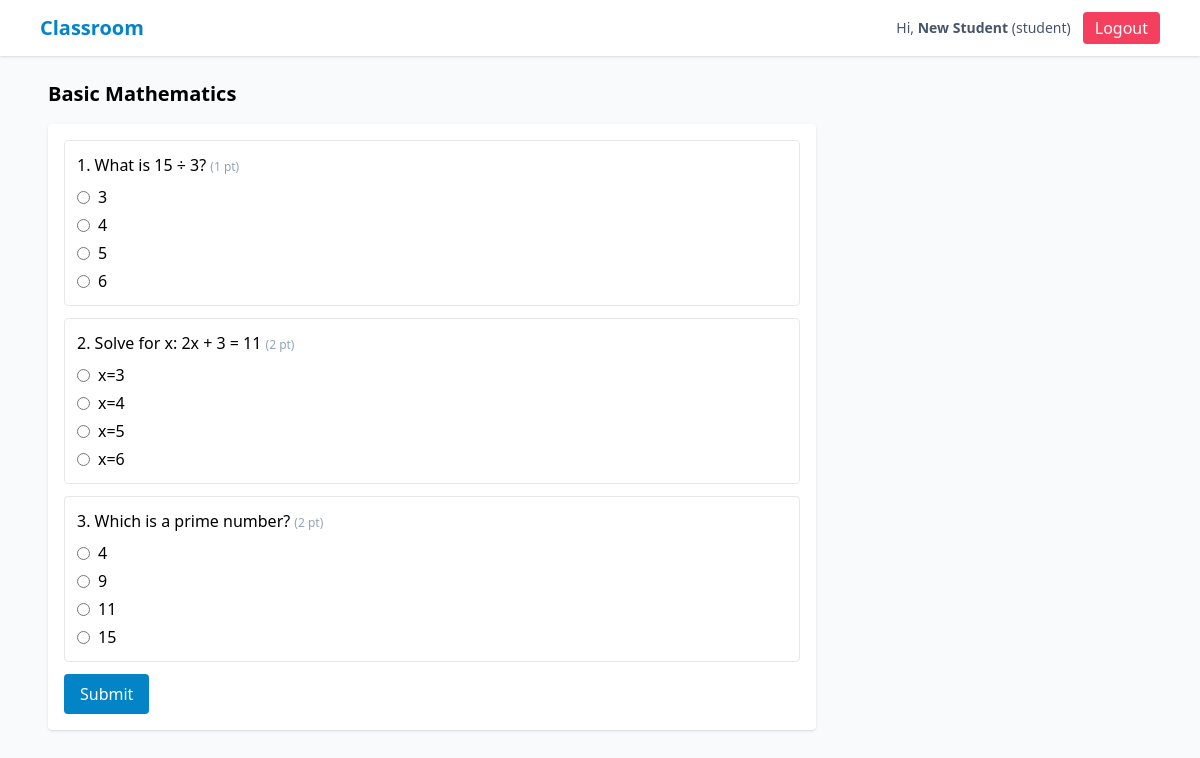
The page /quiz/2/take (signed in) on the database its author committed.
### tables this page shows
CREATE TABLE users (
      id INTEGER PRIMARY KEY AUTOINCREMENT,
      name TEXT NOT NULL,
      email TEXT UNIQUE NOT NULL,
      password_hash TEXT NOT NULL,
      role TEXT NOT NULL CHECK(role IN ('admin','tutor','student')),
      created_at TEXT NOT NULL
    );

CREATE TABLE quizzes (
      id INTEGER PRIMARY KEY AUTOINCREMENT,
      class_id INTEGER NOT NULL,
      title TEXT NOT NULL,
      description TEXT,
      created_by INTEGER NOT NULL,
      created_at TEXT NOT NULL,
      FOREIGN KEY(class_id) REFERENCES classes(id) ON DELETE CASCADE,
      FOREIGN KEY(created_by) REFERENCES users(id) ON DELETE SET NULL
    );

CREATE TABLE questions (
      id INTEGER PRIMARY KEY AUTOINCREMENT,
      quiz_id INTEGER NOT NULL,
      question_text TEXT NOT NULL,
      choices TEXT NOT NULL, -- JSON array
      answer_index INTEGER NOT NULL,
      points INTEGER NOT NULL DEFAULT 1,
      FOREIGN KEY(quiz_id) REFERENCES quizzes(id) ON DELETE CASCADE
    );

### app.py (the view, shortened to what this page needs)
@app.route("/quiz/<int:quiz_id>/take", methods=["GET","POST"])
@login_required
def take_quiz(quiz_id):
    if current_user.role != "student": flash("Forbidden","danger"); return redirect(url_for("index"))
    data = DB.get_quiz(quiz_id)
    if not data: flash("Quiz not found", "danger"); return redirect(url_for("student_dashboard"))
    quiz = data["quiz"]; questions = data["questions"]
    qlist = []
    for q in questions:
        qlist.append({
            "id": q["id"],
            "text": q["question_text"],
            "choices": json.loads(q["choices"]),
            "points": q["points"]
        })
    return render_template("quiz_take.html", quiz=quiz, questions=qlist)

### app.py (called while the page is built)
@login_manager.user_loader
def load_user(user_id):
    row = DB.get_user_by_id(int(user_id))
    if row:
        return User(row)
    return None

### db.py (called while the page is built)
def get_connection():
    conn = sqlite3.connect(DB_PATH, timeout=5, detect_types=sqlite3.PARSE_DECLTYPES, check_same_thread=False)
    conn.row_factory = sqlite3.Row
    conn.execute("PRAGMA foreign_keys = ON;")
    return conn

def get_user_by_id(uid: int) -> Optional[sqlite3.Row]:
    conn = get_connection()
    cur = conn.cursor()
    cur.execute("SELECT * FROM users WHERE id = ?", (uid,))
    r = cur.fetchone()
    conn.close()
    return r

def get_quiz(quiz_id: int):
    conn = get_connection()
    cur = conn.cursor()
    cur.execute("SELECT * FROM quizzes WHERE id = ?", (quiz_id,))
    quiz = cur.fetchone()
    if not quiz:
        conn.close()
        return None
    cur.execute("SELECT * FROM questions WHERE quiz_id = ?", (quiz_id,))
    questions = cur.fetchall()
    conn.close()
    return {"quiz": quiz, "questions": questions}

### templates/quiz_take.html
{% extends "base.html" %}
{% block content %}
<h2 class="text-xl font-semibold mb-4">{{ quiz.title }}</h2>
<form method="post" class="bg-white p-4 rounded shadow max-w-3xl">
  {% for q in questions %}
    <div class="mb-3 border p-3 rounded">
      <div class="font-medium">{{ loop.index }}. {{ q.text }} <span class="text-xs text-slate-400">({{ q.points }} pt)</span></div>
      <div class="mt-2 space-y-1">
        {% for choice in q.choices %}
          <label class="flex items-center gap-2">
            <input type="radio" name="q_{{ q.id }}" value="{{ loop.index0 }}"/>
            <span>{{ choice }}</span>
          </label>
        {% endfor %}
      </div>
    </div>
  {% endfor %}
  <button class="px-4 py-2 bg-sky-600 text-white rounded">Submit</button>
</form>
{% endblock %}

### templates/base.html (shortened to what this page needs)
<!doctype html>
<html lang="en">
<head>
  <script src="https://cdn.tailwindcss.com"></script>
</head>
<body class="bg-slate-50 min-h-screen">
  <nav class="bg-white shadow">
    <div class="max-w-6xl mx-auto px-4 py-3 flex justify-between items-center">
      <a class="text-xl font-semibold text-sky-600" href="{{ url_for('index') }}">Classroom</a>
      <div class="flex items-center gap-3">
        {% if current_user.is_authenticated %}
          <span class="text-sm text-slate-600">Hi, <strong>{{ current_user.name }}</strong> ({{ current_user.role }})</span>
          <a class="px-3 py-1 bg-rose-500 text-white rounded" href="{{ url_for('logout') }}">Logout</a>
        {% else %}
          <a class="px-3 py-1 bg-sky-600 text-white rounded" href="{{ url_for('login') }}">Login</a>
        {% endif %}
      </div>
    </div>
  </nav>
  <main class="max-w-6xl mx-auto p-6">
    {% block content %}{% endblock %}
  </main>
</body>
</html>

### rows shown on the page
users: name "New Student", role "student"
quizzes: title "Basic Mathematics"
questions: text "What is 15 ÷ 3?", points "1", choices "3" "4" "5" "6"
questions: text "Solve for x: 2x + 3 = 11", points "2", choices "x=3" "x=4" "x=5" "x=6"
questions: text "Which is a prime number?", points "2", choices "4" "9" "11" "15"
